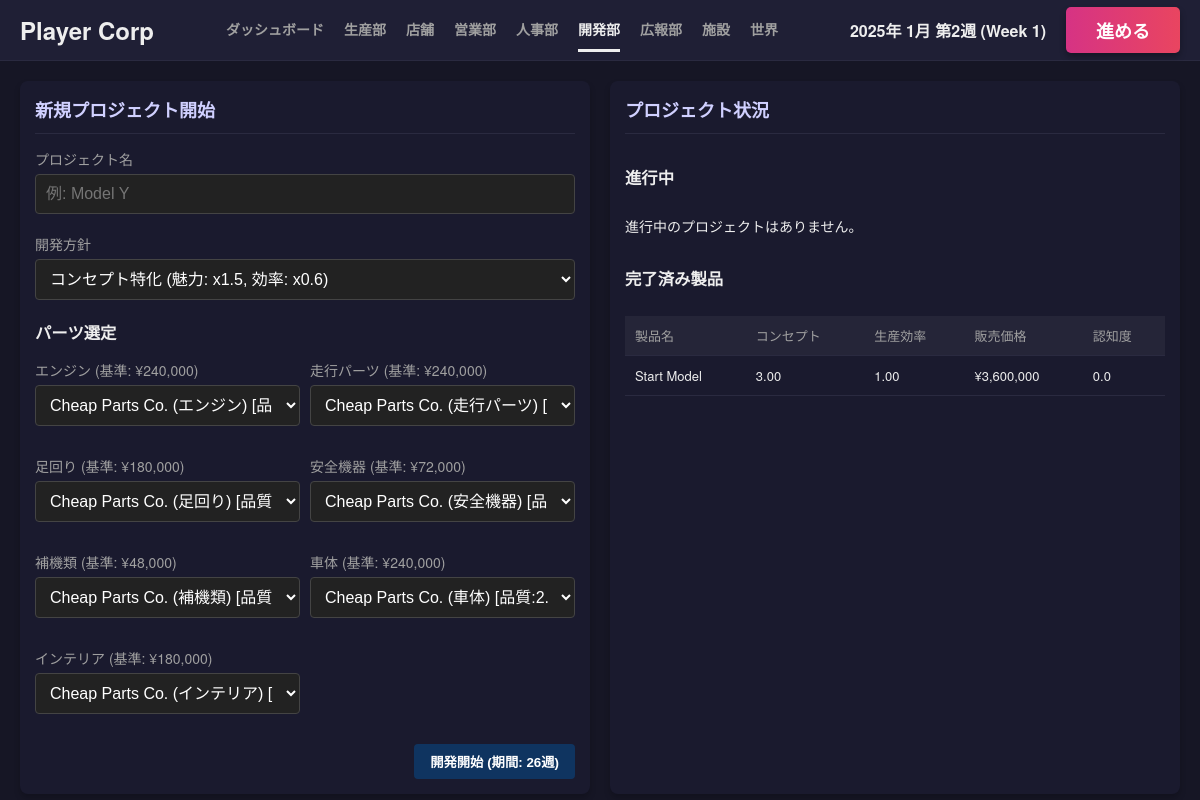
Before: /dev with the older database file.
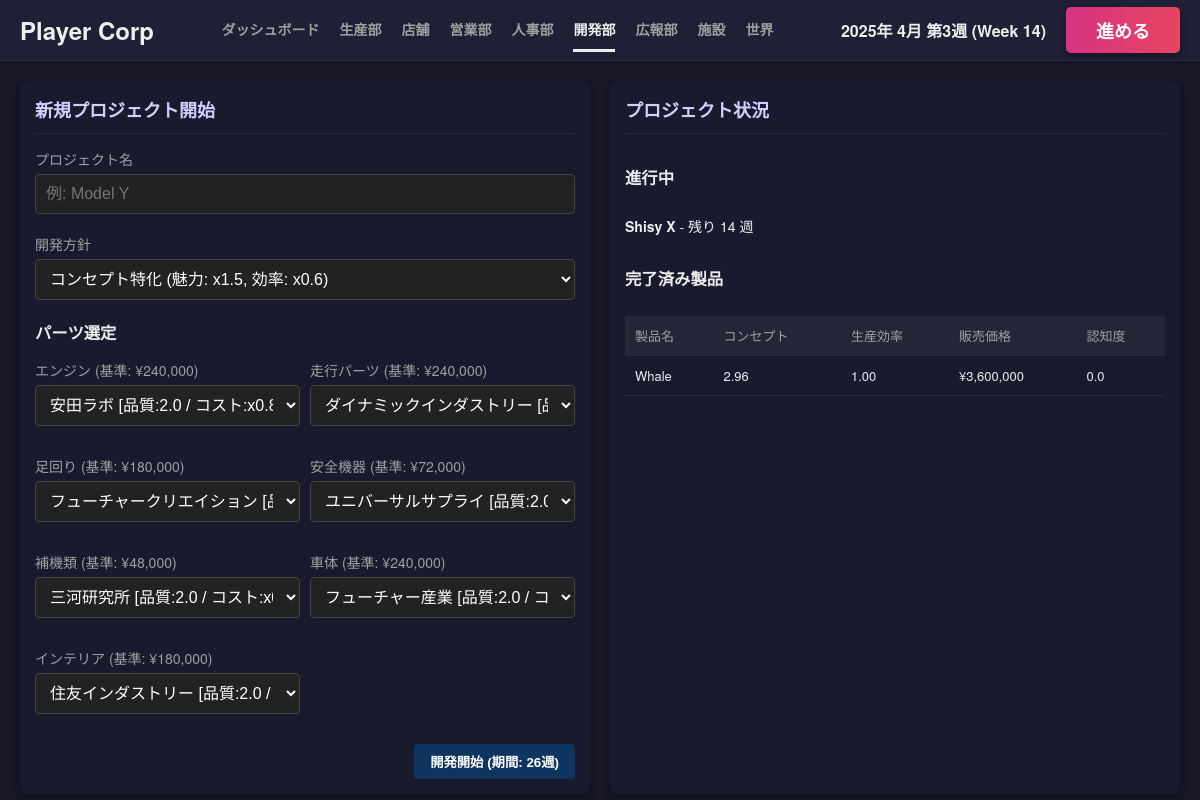
After: the same page with the newer database file.
### tables this page shows
CREATE TABLE product_designs (
            id INTEGER PRIMARY KEY AUTOINCREMENT,
            company_id INTEGER,
            name TEXT,
            material_score REAL,
            concept_score REAL,
            production_efficiency REAL,
            base_price INTEGER,
            sales_price INTEGER,
            status TEXT, -- 'developing', 'completed', 'obsolete'
            strategy TEXT, -- 開発方針
            developed_week INTEGER,
            parts_config TEXT, -- JSON: {part_key: {supplier_id, score, cost}}
            awareness REAL DEFAULT 0,
            FOREIGN KEY(company_id) REFERENCES companies(id)
        );

### app.py (the view)
@app.route('/dev')
def dev():
    player = get_player_company()
    current_week = sim.get_current_week()
    developing = db.fetch_all("SELECT * FROM product_designs WHERE company_id = ? AND status = 'developing'", (player['id'],))
    completed = db.fetch_all("SELECT * FROM product_designs WHERE company_id = ? AND status = 'completed' ORDER BY id DESC", (player['id'],))
    parts_data = gb.INDUSTRIES[gb.CURRENT_INDUSTRY]['parts']
    suppliers = {}
    for part in parts_data:
        sups = db.fetch_all("SELECT * FROM companies WHERE type = 'system_supplier' AND part_category = ?", (part['key'],))
        suppliers[part['key']] = sups
    strategies = gb.DEV_STRATEGIES
    return render_template('dev.html', developing=developing, completed=completed,
                           parts_data=parts_data, suppliers=suppliers, strategies=strategies,
                           current_week=current_week, duration=gb.DEVELOPMENT_DURATION)

### app.py (called while the page is built)
def get_player_company():
    res = db.fetch_one("SELECT * FROM companies WHERE type = 'player' LIMIT 1")
    return res

@app.context_processor
def inject_common_data():
    player = get_player_company()
    game_state = db.fetch_one("SELECT * FROM game_state")
    current_week = game_state['week'] if game_state else 0
    year = 2025 + (current_week - 1) // 52
    week_of_year = (current_week - 1) % 52 + 1
    month = (week_of_year - 1) // 4 + 1
    if month > 12: month = 12
    date_str = f"{year}年 {month}月 第{week_of_year % 4 + 1}週 (Week {current_week})"
    return dict(
        player=player,
        current_week=current_week,
        date_str=date_str,
        active_page=request.endpoint
    )

### database.py (called while the page is built)
    def get_connection(self):
        conn = sqlite3.connect(self.db_path)
        conn.row_factory = sqlite3.Row
        return conn

    def fetch_one(self, query, params=()):
        conn = self.get_connection()
        try:
            cursor = conn.cursor()
            cursor.execute(query, params)
            result = cursor.fetchone()
            return result
        finally:
            conn.close()

### templates/dev.html
{% extends "base.html" %}
{% block content %}
<div class="dashboard-grid">
    <div class="card card-large">
        <div class="card-header">
            <h2>新規プロジェクト開始</h2>
        </div>
        <div class="card-body">
            <form action="{{ url_for('dev_start') }}" method="post">
                <div class="form-group">
                    <label>プロジェクト名</label>
                    <input type="text" name="name" class="form-control" placeholder="例: Model Y" required>
                </div>
                <div class="form-group">
                    <label>開発方針</label>
                    <select name="strategy" class="form-control">
                        {% for key, strat in strategies.items() %}
                        <option value="{{ key }}">{{ strat.name }} (魅力: x{{ strat.c_mod }}, 効率: x{{ strat.e_mod }})</option>
                        {% endfor %}
                    </select>
                </div>
                <h3>パーツ選定</h3>
                <div style="display: grid; grid-template-columns: 1fr 1fr; gap: 10px;">
                    {% for part in parts_data %}
                    <div class="form-group">
                        <label>{{ part.label }} (基準: ¥{{ "{:,}".format(part.base_cost) }})</label>
                        <select name="part_{{ part.key }}" class="form-control">
                            {% for sup in suppliers[part.key] %}
                            <option value="{{ sup.id }}">
                                {{ sup.name }} [品質:{{ sup.trait_material_score }} / コスト:x{{ sup.trait_cost_multiplier }}]
                            </option>
                            {% endfor %}
                        </select>
                    </div>
                    {% endfor %}
                </div>
                <div class="card-footer">
                    <button type="submit" class="btn btn-primary">開発開始 (期間: {{ duration }}週)</button>
                </div>
            </form>
        </div>
    </div>
    <div class="card card-large">
        <div class="card-header">
            <h2>プロジェクト状況</h2>
        </div>
        <div class="card-body">
            <h3>進行中</h3>
            <ul class="news-list">
                {% for proj in developing %}
                <li class="news-item">
                    <span class="news-content">
                        <strong>{{ proj.name }}</strong> - 残り {{ duration - (current_week - proj.developed_week) }} 週
                    </span>
                </li>
                {% else %}
                <li class="news-item">進行中のプロジェクトはありません。</li>
                {% endfor %}
            </ul>
            <h3 style="margin-top: 20px;">完了済み製品</h3>
            <table class="data-table">
                <thead>
                    <tr>
                        <th>製品名</th>
                        <th>コンセプト</th>
                        <th>生産効率</th>
                        <th>販売価格</th>
                        <th>認知度</th>
                    </tr>
                </thead>
                <tbody>
                    {% for prod in completed %}
                    <tr>
                        <td>{{ prod.name }}</td>
                        <td>{{ "{:.2f}".format(prod.concept_score) }}</td>
                        <td>{{ "{:.2f}".format(prod.production_efficiency) }}</td>
                        <td>¥{{ "{:,}".format(prod.sales_price) }}</td>
                        <td>{{ "{:.1f}".format(prod.awareness) }}</td>
                    </tr>
                    {% endfor %}
                </tbody>
            </table>
        </div>
    </div>
</div>
{% endblock %}

### templates/base.html (shortened to what this page needs)
<!DOCTYPE html>
<html lang="ja">
<head>
    <link rel="stylesheet" href="{{ url_for('static', filename='css/style.css') }}">
</head>
<body>
    <div class="app-container">
        <header class="top-bar">
            <div class="logo-area">
                <h1>{{ player.name if player else '自社名' }}</h1>
            </div>
            <nav class="top-nav">
                <a href="{{ url_for('dashboard') }}" class="{{ 'active' if active_page == 'dashboard' else '' }}">ダッシュボード</a>
                <a href="{{ url_for('production') }}" class="{{ 'active' if active_page == 'production' else '' }}">生産部</a>
                <a href="{{ url_for('store') }}" class="{{ 'active' if active_page == 'store' else '' }}">店舗</a>
                <a href="{{ url_for('sales') }}" class="{{ 'active' if active_page == 'sales' else '' }}">営業部</a>
                <a href="{{ url_for('hr') }}" class="{{ 'active' if active_page == 'hr' else '' }}">人事部</a>
                <a href="{{ url_for('dev') }}" class="{{ 'active' if active_page == 'dev' else '' }}">開発部</a>
                <a href="{{ url_for('pr') }}" class="{{ 'active' if active_page == 'pr' else '' }}">広報部</a>
                <a href="{{ url_for('facility') }}" class="{{ 'active' if active_page == 'facility' else '' }}">施設</a>
                <a href="{{ url_for('world') }}" class="{{ 'active' if active_page == 'world' else '' }}">世界</a>
            </nav>
            <div class="action-area">
                <div class="date-display">{{ date_str }}</div>
                <form action="{{ url_for('next_week') }}" method="post">
                    <button type="submit" class="btn-next-week">進める</button>
                </form>
            </div>
        </header>
        <main class="main-content">
            {% block content %}{% endblock %}
        </main>
    </div>
</body>
</html>

Changed rows visible on the page:
no longer on this page (row edited): product_designs: name "Start Model", concept_score "3.00", production_efficiency "1.00", sales_price "3,600,000", awareness "0.0", shown under "完了済み製品"
added product_designs: name "Shisy X", duration-(current_week-proj.developed_week) "14", shown under "進行中"
now on this page (row edited): product_designs: name "Whale", concept_score "2.96", production_efficiency "1.00", sales_price "3,600,000", awareness "0.0", shown under "完了済み製品"
Other visible differences:
{{ date_str }}: "2025年 1月 第2週 (Week 1)" → "2025年 4月 第3週 (Week 14)"
form field value: "Cheap Parts Co. (エンジン) [品質:2.0 / コスト:x0.8]" → "安田ラボ [品質:2.0 / コスト:x0.8]"
form field value: "Cheap Parts Co. (走行パーツ) [品質:2.0 / コスト:x0.8]" → "ダイナミックインダストリー [品質:2.0 / コスト:x0.8]"
form field value: "Cheap Parts Co. (足回り) [品質:2.0 / コスト:x0.8]" → "フューチャークリエイション [品質:2.0 / コスト:x0.8]"
form field value: "Cheap Parts Co. (安全機器) [品質:2.0 / コスト:x0.8]" → "ユニバーサルサプライ [品質:2.0 / コスト:x0.8]"
form field value: "Cheap Parts Co. (補機類) [品質:2.0 / コスト:x0.8]" → "三河研究所 [品質:2.0 / コスト:x0.8]"
form field value: "Cheap Parts Co. (車体) [品質:2.0 / コスト:x0.8]" → "フューチャー産業 [品質:2.0 / コスト:x0.8]"
form field value: "Cheap Parts Co. (インテリア) [品質:2.0 / コスト:x0.8]" → "住友インダストリー [品質:2.0 / コスト:x0.8]"
text no longer shown: "進行中のプロジェクトはありません。"
